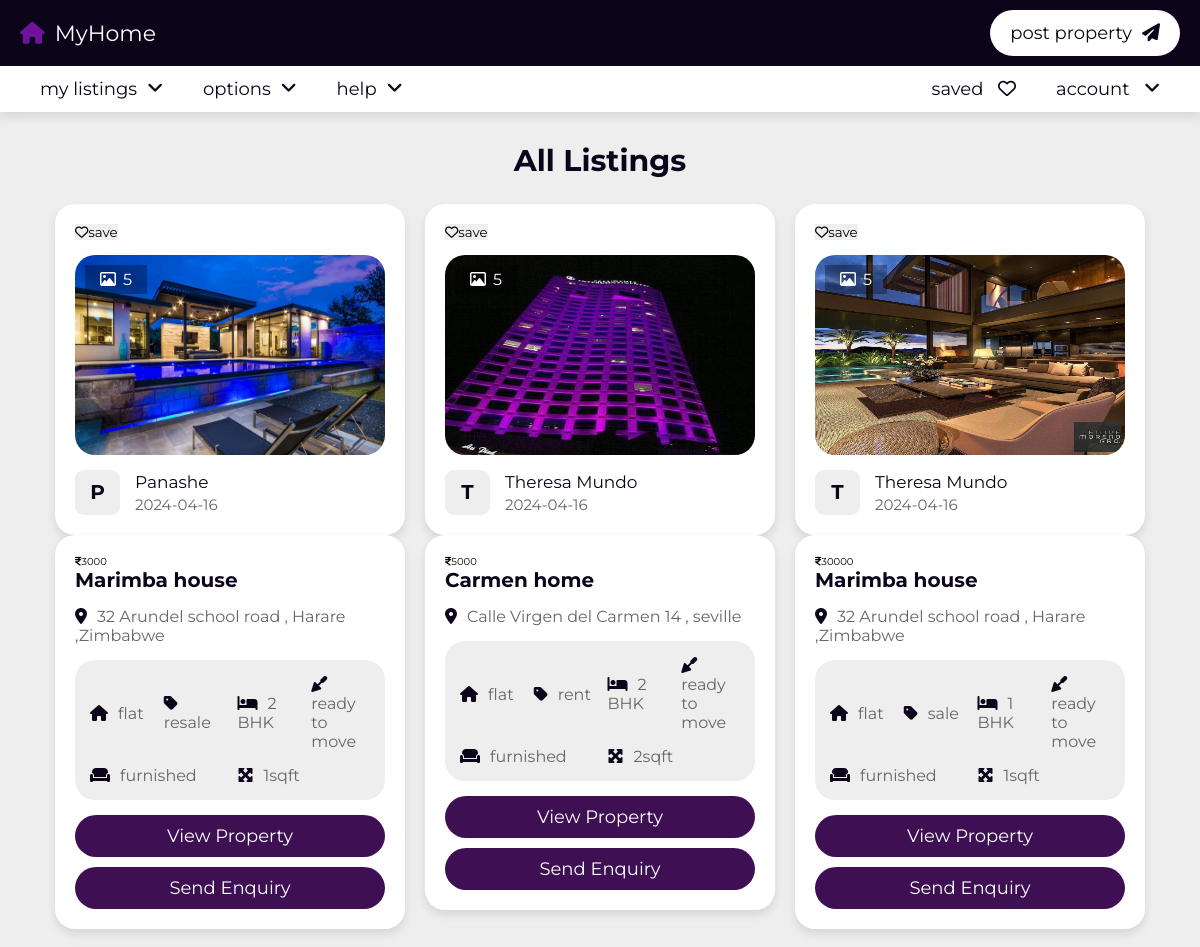
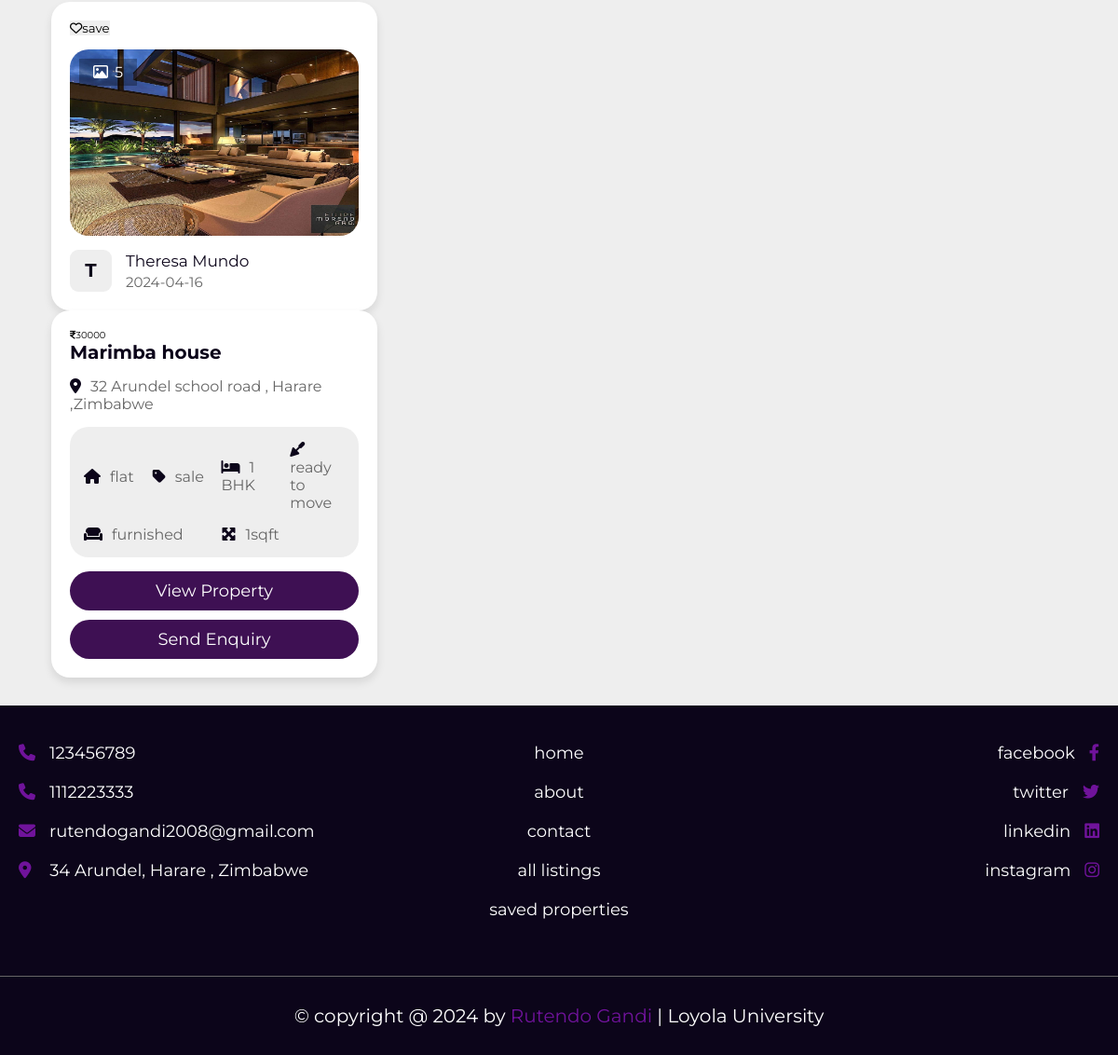
Screenshot of /listings.php with the database file from the repository (2 pictures, top to bottom).
### tables this page shows
CREATE TABLE `property` (
  `id` varchar(20) NOT NULL,
  `user_id` varchar(20) NOT NULL,
  `property_name` varchar(50) NOT NULL,
  `address` varchar(100) NOT NULL,
  `price` varchar(10) NOT NULL,
  `type` varchar(10) NOT NULL,
  `offer` varchar(10) NOT NULL,
  `status` varchar(50) NOT NULL,
  `furnished` varchar(50) NOT NULL,
  `bhk` varchar(10) NOT NULL,
  `deposite` varchar(10) NOT NULL,
  `bedroom` varchar(10) NOT NULL,
  `bathroom` varchar(10) NOT NULL,
  `balcony` varchar(10) NOT NULL,
  `carpet` varchar(10) NOT NULL,
  `age` varchar(2) NOT NULL,
  `total_floors` varchar(2) NOT NULL,
  `room_floor` varchar(2) NOT NULL,
  `loan` varchar(50) NOT NULL,
  `lift` varchar(3) NOT NULL,
  `security_guard` varchar(3) NOT NULL,
  `play_ground` varchar(3) NOT NULL,
  `garden` varchar(3) NOT NULL,
  `water_supply` varchar(50) NOT NULL,
  `power_backup` varchar(3) NOT NULL,
  `parking_area` varchar(3) NOT NULL,
  `gym` varchar(3) NOT NULL,
  `shopping_mall` varchar(3) NOT NULL,
  `hospital` varchar(3) NOT NULL,
  `school` varchar(3) NOT NULL,
  `market_area` varchar(3) NOT NULL,
  `image_01` varchar(50) NOT NULL,
  `image_02` varchar(50) NOT NULL,
  `image_03` varchar(50) NOT NULL,
  `image_04` varchar(50) NOT NULL,
  `image_05` varchar(50) NOT NULL,
  `description` text NOT NULL,
  `date` date NOT NULL DEFAULT current_timestamp()
);

CREATE TABLE `users` (
  `id` varchar(20) NOT NULL,
  `name` varchar(50) NOT NULL,
  `number` varchar(10) NOT NULL,
  `email` varchar(50) NOT NULL,
  `password` varchar(50) NOT NULL
);

### listings.php (the view, shortened to what this page needs)
<?php
include 'components/connect.php';
if(isset($_COOKIE['user_id'])){
   $user_id = $_COOKIE['user_id'];
}else{
   $user_id = '';
}
?>
<!DOCTYPE html>
<html lang="en">
<head>
   <link rel="stylesheet" href="https://cdnjs.cloudflare.com/ajax/libs/font-awesome/6.2.0/css/all.min.css">
   <link rel="stylesheet" href="css/style.css">
</head>
<body>
<?php include 'components/user_header.php'; ?>
<section class="listings">
   <h1 class="heading">all listings</h1>
   <div class="box-container">
      <?php
         $select_properties = $conn->prepare("SELECT * FROM `property` ORDER BY date DESC");
         $select_properties->execute();
         if($select_properties->rowCount() > 0){
            while($fetch_property = $select_properties->fetch(PDO::FETCH_ASSOC)){
            $select_user = $conn->prepare("SELECT * FROM `users` WHERE id = ?");
            $select_user->execute([$fetch_property['user_id']]);
            $fetch_user = $select_user->fetch(PDO::FETCH_ASSOC);
            if(!empty($fetch_property['image_02'])){
               $image_coutn_02 = 1;
            }else{
               $image_coutn_02 = 0;
            }
            if(!empty($fetch_property['image_03'])){
               $image_coutn_03 = 1;
            }else{
               $image_coutn_03 = 0;
            }
            if(!empty($fetch_property['image_04'])){
               $image_coutn_04 = 1;
            }else{
               $image_coutn_04 = 0;
            }
            if(!empty($fetch_property['image_05'])){
               $image_coutn_05 = 1;
            }else{
               $image_coutn_05 = 0;
            }
            $total_images = (1 + $image_coutn_02 + $image_coutn_03 + $image_coutn_04 + $image_coutn_05);
            $select_saved = $conn->prepare("SELECT * FROM `saved` WHERE property_id = ? and user_id = ?");
            $select_saved->execute([$fetch_property['id'], $user_id]);
      ?>
      <form action="" method="POST">
         <div class="box">
            <?php
               if($select_saved->rowCount() > 0){
            ?>
            <button type="submit" name="save" class="save"><i class="fas fa-heart"></i><span>saved</span></button>
            <?php
               }else{
            ?>
            <button type="submit" name="save" class="save"><i class="far fa-heart"></i><span>save</span></button>
            <?php
               }
            ?>
            <div class="thumb">
               <p class="total-images"><i class="far fa-image"></i><span><?= $total_images; ?></span></p>
               <img src="uploaded_files/<?= $fetch_property['image_01']; ?>" alt="">
            </div>
            <div class="admin">
               <h3><?= substr($fetch_user['name'], 0, 1); ?></h3>
               <div>
                  <p><?= $fetch_user['name']; ?></p>
                  <span><?= $fetch_property['date']; ?></span>
               </div>
            </div>
         </div>
         <div class="box">
            <div class="price"><i class="fas fa-indian-rupee-sign"></i><span><?= $fetch_property['price']; ?></span></div>
            <h3 class="name"><?= $fetch_property['property_name']; ?></h3>
            <p class="location"><i class="fas fa-map-marker-alt"></i><span><?= $fetch_property['address']; ?></span></p>
            <div class="flex">
               <p><i class="fas fa-house"></i><span><?= $fetch_property['type']; ?></span></p>
               <p><i class="fas fa-tag"></i><span><?= $fetch_property['offer']; ?></span></p>
               <p><i class="fas fa-bed"></i><span><?= $fetch_property['bhk']; ?> BHK</span></p>
               <p><i class="fas fa-trowel"></i><span><?= $fetch_property['status']; ?></span></p>
               <p><i class="fas fa-couch"></i><span><?= $fetch_property['furnished']; ?></span></p>
               <p><i class="fas fa-maximize"></i><span><?= $fetch_property['carpet']; ?>sqft</span></p>
            </div>
            <div class="flex-btn">
               <a href="view_property.php?get_id=<?= $fetch_property['id']; ?>" class="btn">view property</a>
               <input type="submit" value="send enquiry" name="send" class="btn">
            </div>
         </div>
      </form>
      <?php
         }
      }else{
         echo '<p class="empty">no properties added yet! <a href="post_property.php" style="margin-top:1.5rem;" class="btn">add new</a></p>';
      }
      ?>
   </div>
</section>
<?php include 'components/footer.php'; ?>
</body>
</html>

### css/style.css (style rules this page uses)
:root { --main-color:#70139b; --light-color:#666; --light-bg:#eee; --white:#fff; --black:#0c051a; --border:.1rem solid var(--light-color); --box-shodow:0 .5rem 1rem rgba(0,0,0,.1); }
* { font-family: 'Montserrat', sans-serif; margin: 0; padding: 0; box-sizing: border-box; outline: none; border: none; text-decoration: none; }
html { font-size: 62.5%; overflow-x: hidden; scroll-behavior: smooth; scroll-padding-top: 10rem; }
body { background-color: var(--light-bg); }
section { padding: 3rem 2rem; max-width: 1200px; margin: 0 auto; }
.heading { text-align: center; padding-bottom: 2.5rem; font-size: 3rem; color: var(--black); text-transform: capitalize; }
.btn, .inline-btn { margin-top: 1rem; padding: 1rem 3rem; background-color: #3e1053; ; color: var(--white); cursor: pointer; text-align: center; font-size: 1.8rem; text-transform: capitalize; border-radius: 3rem; }
.btn { display: block; width: 100%; }
.listings .box-container { display: grid; grid-template-columns: repeat(auto-fit, 35rem); gap: 2rem; justify-content: center; align-items: flex-start; }
.listings .box-container .box { background-color: var(--white); box-shadow: var(--box-shodow); padding: 2rem; overflow-x: hidden; border-radius: 2rem; }
.listings .box-container .box .admin { display: flex; align-items: center; gap: 1.5rem; }
.listings .box-container .box .admin h3 { height: 4.5rem; line-height: 4.4rem; width: 4.5rem; border-radius: 20%; font-size: 2rem; color: var(--black); background-color: var(--light-bg); text-align:center; }
.listings .box-container .box .admin p { font-size: 1.7rem; color: var(--black); padding-bottom: .3rem; }
.listings .box-container .box .admin span { font-size: 1.5rem; color: var(--light-color); }
.listings .box-container .box .thumb { position: relative; height: 20rem; overflow: hidden; margin: 1.5rem 0; }
.listings .box-container .box .thumb img { height: 100%; width: 100%; transition: .2s linear; border-radius: 2rem; }
.listings .box-container .box .thumb .total-images { position: absolute; top: 1rem; left: 1rem; background-color: rgba(0,0,0,.3); color: var(--white); padding: .5rem 1.5rem; font-size: 1.6rem; z-index: 1; }
.listings .box-container .box .thumb .total-images i { margin-right: .7rem; }
.listings .box-container .box .name { font-size: 2rem; text-overflow: ellipsis; overflow-x: hidden; color: var(--black); margin-bottom: .5rem; }
.listings .box-container .box .location { padding-top: 1rem; font-size: 1.6rem; color: var(--light-color); }
.listings .box-container .box .location i { margin-right: 1rem; color: var(--black); }
.listings .box-container .box .flex { display: flex; background-color: var(--light-bg); padding: 1.5rem; justify-content: space-between; align-items: center; margin: 1.5rem 0; flex-wrap: wrap; gap: 1.5rem; border-radius: 2rem; }
.listings .box-container .box .flex p { font-size: 1.6rem; flex: 1 1 4rem; }
.listings .box-container .box .flex p span { color: var(--light-color); }
.listings .box-container .box .flex p i { margin-right: 1rem; color: var(--black); }

### rows the page displays
property: total_images "5", image_01 (picture), users.name "P", users.name "Panashe", date "2024-04-16", price "3000", property_name "Marimba house", address "32 Arundel school road , Harare ,Zimbabwe", type "flat", offer "resale", bhk "2", status "ready to move", furnished "furnished", carpet "1"
property: total_images "5", image_01 (picture), users.name "T", users.name "Theresa Mundo", date "2024-04-16", price "5000", property_name "Carmen home", address "Calle Virgen del Carmen 14 , seville", type "flat", offer "rent", bhk "2", status "ready to move", furnished "furnished", carpet "2"
property: total_images "5", image_01 (picture), users.name "T", users.name "Theresa Mundo", date "2024-04-16", price "30000", property_name "Marimba house", address "32 Arundel school road , Harare ,Zimbabwe", type "flat", offer "sale", bhk "1", status "ready to move", furnished "furnished", carpet "1"
property: total_images "5", image_01 (picture), users.name "T", users.name "Theresa Mundo", date "2024-04-16", price "30000", property_name "Marimba house", address "32 Arundel school road , Harare ,Zimbabwe", type "flat", offer "sale", bhk "1", status "ready to move", furnished "furnished", carpet "1"
